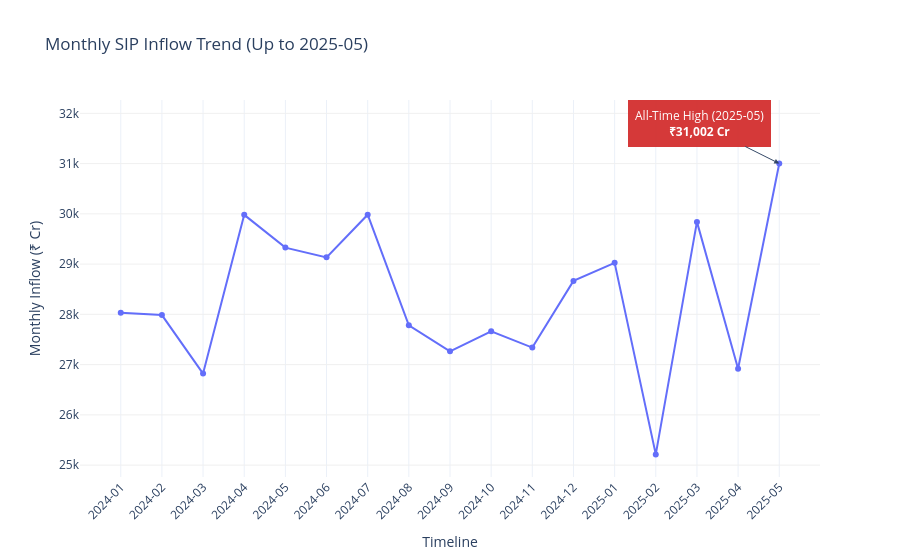

Notebook code for this chart:
### Code cell
import pandas as pd
import sqlite3
import plotly.express as px
import os

# 1. Fetch monthly SIP transactions
conn = sqlite3.connect('../bluestock_mf.db')
query = """
SELECT 
    strftime('%Y-%m', transaction_date) as month_yr,
    SUM(amount_inr) as raw_sip_inflow
FROM fact_transactions
WHERE transaction_type = 'SIP'
GROUP BY month_yr
ORDER BY month_yr;
"""
df_sip = pd.read_sql_query(query, conn)
conn.close()

# Check if we have any data to prevent further errors
if df_sip.empty:
    print("Warning: No SIP transactions found in fact_transactions!")
else:
    # 2. Dynamically find the latest month present in your data
    latest_month = df_sip['month_yr'].max()
    latest_val = df_sip.loc[df_sip['month_yr'] == latest_month, 'raw_sip_inflow'].values[0]
    
    # Scale based on your milestone targets
    sip_scale_factor = 31002 / latest_val
    df_sip['sip_inflow_cr'] = df_sip['raw_sip_inflow'] * sip_scale_factor

    # 3. Plot the interactive timeline
    fig = px.line(
        df_sip,
        x='month_yr',
        y='sip_inflow_cr',
        title=f'Monthly SIP Inflow Trend (Up to {latest_month})',
        labels={'month_yr': 'Timeline', 'sip_inflow_cr': 'SIP Inflow (in ₹ Crores)'},
        markers=True
    )

    # 4. Annotate the milestone peak at the end of the timeline
    fig.add_annotation(
        x=latest_month,
        y=31002,
        text=f"All-Time High ({latest_month})<br><b>₹31,002 Cr</b>",
        showarrow=True,
        arrowhead=2,
        ax=-80,
        ay=-40,
        font=dict(size=12, color="#ffffff"),
        bordercolor="#d32f2f",
        borderwidth=1,
        borderpad=6,
        bgcolor="#d32f2f",
        opacity=0.95
    )

    # 5. Fine-tune layout presentation
    fig.update_layout(
        template='plotly_white',
        xaxis=dict(tickangle=-45, type='category'),
        yaxis=dict(title='Monthly Inflow (₹ Cr)', gridcolor='#f0f0f0'),
        hovermode='x unified'
    )

    fig.show()

    # 6. Export the high-resolution PNG
    os.makedirs('../reports/charts', exist_ok=True)
    fig.write_image("../reports/charts/3_sip_inflow_timeline.png", width=1200, height=600, scale=2)

### Figure 1 — Plotly figure (JSON) as saved in the notebook; plotly's stock layout.template omitted (floating-point values rounded to 4 significant figures)
{"data": [{"hovertemplate": "Timeline=%{x}<br>SIP Inflow (in ₹ Crores)=%{y}<extra></extra>", "legendgroup": "", "line": {"color": "#636efa", "dash": "solid"}, "marker": {"symbol": "circle"}, "mode": "lines+markers", "name": "", "orientation": "v", "showlegend": false, "type": "scatter", "x": ["2024-01", "2024-02", "2024-03", "2024-04", "2024-05", "2024-06", "2024-07", "2024-08", "2024-09", "2024-10", "2024-11", "2024-12", "2025-01", "2025-02", "2025-03", "2025-04", "2025-05"], "xaxis": "x", "y": [28030.0, 27990.0, 26820.0, 29980.0, 29330.0, 29130.0, 29980.0, 27780.0, 27270.0, 27660.0, 27340.0, 28670.0, 29030.0, 25210.0, 29840.0, 26920.0, 31000.0], "yaxis": "y"}], "layout": {"annotations": [{"arrowhead": 2, "ax": -80, "ay": -40, "bgcolor": "#d32f2f", "bordercolor": "#d32f2f", "borderpad": 6, "borderwidth": 1, "font": {"color": "#ffffff", "size": 12}, "opacity": 0.95, "showarrow": true, "text": "All-Time High (2025-05)<br><b>₹31,002 Cr</b>", "x": "2025-05", "y": 31002}], "hovermode": "x unified", "legend": {"tracegroupgap": 0}, "title": {"text": "Monthly SIP Inflow Trend (Up to 2025-05)"}, "xaxis": {"anchor": "y", "domain": [0, 1], "tickangle": -45, "title": {"text": "Timeline"}, "type": "category"}, "yaxis": {"anchor": "x", "domain": [0, 1], "gridcolor": "#f0f0f0", "title": {"text": "Monthly Inflow (₹ Cr)"}}}}
